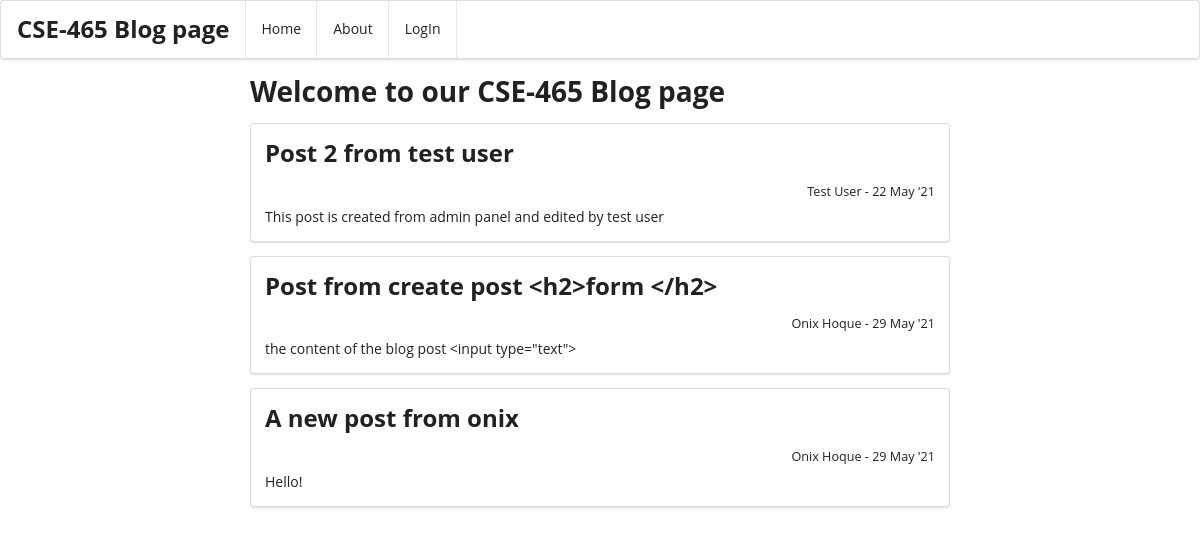
The page / on the database its author committed.
### blog/models.py (models this page shows, shortened)
class Post(models.Model):
	title = models.CharField(max_length=100)
	content = models.TextField()
	date_posted = models.DateTimeField(default=timezone.now)
	author = models.ForeignKey(User, on_delete=models.CASCADE)

### blog/views.py (the view)
# urls.py: path('', views.home, name='blog-home'),
def home(request):
	context = {
		'posts' : Post.objects.all()
	}
	return render(request, 'blog/home.html', context)

### blog/templates/blog/home.html (shortened to what this page needs)
{% extends 'blog/base.html' %}
{% load static %}
{% block content1 %}
<div class="ui menu">
  <div class="header item">
  	{% if user.is_authenticated %}
  		<h2>{{ user.get_full_name }}</h2>
  	{% else %}
  		<h2>CSE-465 Blog page</h2>
  	{% endif %}
  </div>
  <a class="item" href="{% url 'blog-home' %}">Home</a>
  <a class="item" href="{% url 'blog-about' %}">About</a>
  {% if user.is_authenticated %}
    <a class="item" href="{% url 'create-post-form' %}">Create a new post</a>
		<a class="item" href="{% url 'blog-logout' %}">Logout</a>
	{% else %}
		<a class="item" href="{% url 'blog-login' %}">LogIn</a>
	{% endif %}
</div>
<div class="ui text container">
<h1>Welcome to our CSE-465 Blog page</h1>
{% for post in posts %}
	<div class="ui segment">
	<h2> {{ post.title }} </h2>
  {% if post.author.id == user.id %}
  <small> <a href="{% url 'edit-post-form' post.id %}">Edit</a> | <a href="{% url 'delete-post-form' post.id %}">Delete</a> </small>
  <small class="postauthor"> <a href="{% url 'user-profile' %}">{{ post.author.get_full_name }}</a> - {{ post.date_posted|date:"j M 'y" }}</small>
  {% else %}
	<small class="postauthor"> {{ post.author.get_full_name }} - {{ post.date_posted|date:"j M 'y" }}</small>
  {% endif %}
	<p> {{ post.content }} </p>
	</div>
{% endfor %}
</div>
{% endblock content1 %}

### blog/templates/blog/base.html (shortened to what this page needs)
{% load static %}
<!DOCTYPE html>
<html>
<head>
	<link rel="stylesheet" type="text/css" href="https://cdnjs.cloudflare.com/ajax/libs/semantic-ui/2.4.1/semantic.min.css">
	<link rel="stylesheet" type="text/css" href="{% static 'blog/main.css' %}?v=2">
</head>
<body>
{% block content1 %} {% endblock %}
</body>
</html>

### blog/static/blog/main.css (style rules this page uses)
* { font-family: "Open Sans" !important; }
.postauthor { display: block; text-align: right; width: 100%; padding-bottom: 5px; font-size: 0.9em; }

### rows shown on the page
Post: title "Post 2 from test user", author.get_full_name "Test User", date_posted "22 May '21", content "This post is created from admin panel and edited by test user"
Post: title "Post from create post <h2>form </h2>", author.get_full_name "Onix Hoque", date_posted "29 May '21", content "the content of the blog post <input type=\"text\">"
Post: title "A new post from onix", author.get_full_name "Onix Hoque", date_posted "29 May '21", content "Hello!"
